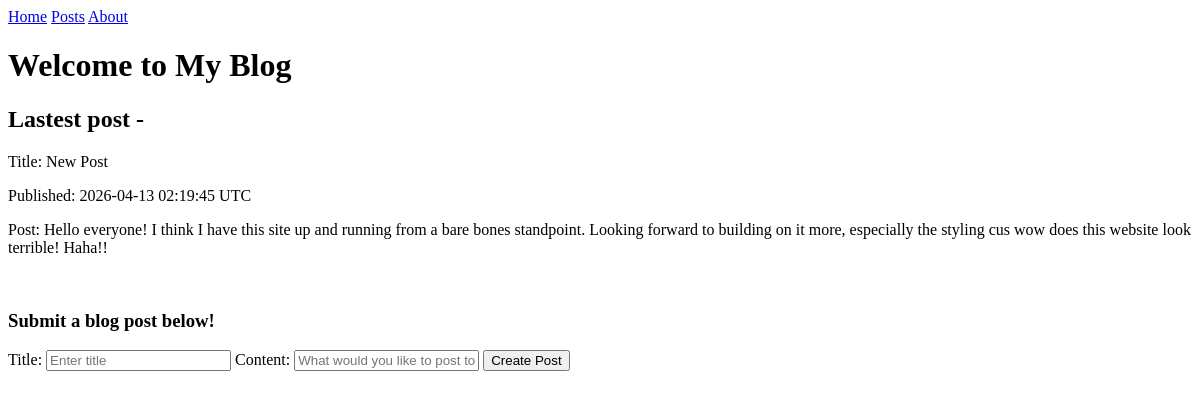
The page / on the database its author committed.
### tables this page shows
CREATE TABLE blog_posts (
    post_id         INTEGER PRIMARY KEY AUTOINCREMENT,
    post_title    TEXT    NOT NULL,
    post_content  TEXT    NOT NULL,
    created_date   DATETIME DEFAULT CURRENT_TIMESTAMP,
    modified_date  DATETIME DEFAULT CURRENT_TIMESTAMP
);

### routes.py (the view)
@web_app_bp.route("/", methods=["GET"])
def homepage():
    return render_template('index.html', **_last_post_context())

### routes.py (called while the page is built)
def _last_post_context():
    last_post = fetch_last_post()
    return {"last_post": last_post if isinstance(last_post, list) else []}

### services.py (called while the page is built)
def fetch_last_post():
    try:
        conn = sqlite3.connect(DB_PATH)
        cursor = conn.cursor()
        cursor.execute(
            """
                SELECT post_id, post_title, post_content, created_date FROM blog_posts ORDER BY post_id DESC LIMIT 1;
            """
        )
        last_post = cursor.fetchall()
        conn.close()
        return last_post
    except Exception as e:
        return e

### templates/index.html (shortened to what this page needs)
{% extends "base.html" %}
{% block content %}
<h1>Welcome to My Blog</h1>
<body>
    <h2>Lastest post - </h2>
    <article>
        <header>
            <p>Title: {{ last_post[0][1] }}</p>
            <p>Published: <time>{{last_post[0][3]}} UTC</time></p>
        </header>
        <section class="post-content">
            <div id="last-post-container">
                <p>Post: {{ last_post[0][2] }}</p>
            </div>
        </section>
    </article>
    <br>
    <h3>Submit a blog post below!</h3>
    <form
        id="blog-form"
        action="/create-post"
        method="post"
    >
        <label for="title">Title:</label>
        <input type="text" name="post-title" placeholder="Enter title">
        <label for="content">Content:</label>
        <input type="text" name="post-content" placeholder="What would you like to post today?">
        <button type="submit" onsubmit="handleForm(event)">Create Post</button>
    </form>
</body>
{% endblock %}

### static/styles.css (style rules this page uses)
#last-post-container { justify-content: flex-end; }

### rows shown on the page
blog_posts: post_title "New Post", created_date "2026-04-13 02:19:45", post_content "Hello everyone! I think I have this site up and running from a bare bones standpoint. Looking forward to building on it more, especially the styling cus wow does this website look terrible! Haha!!"
